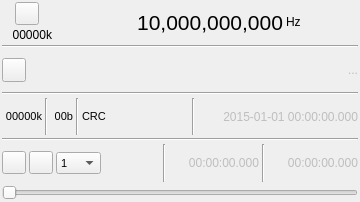
<?xml version="1.0" encoding="UTF-8"?>
<ui version="4.0">
 <class>FileInputGUI</class>
 <widget class="QWidget" name="FileInputGUI">
  <property name="geometry">
   <rect>
    <x>0</x>
    <y>0</y>
    <width>360</width>
    <height>202</height>
   </rect>
  </property>
  <property name="sizePolicy">
   <sizepolicy hsizetype="Fixed" vsizetype="Fixed">
    <horstretch>0</horstretch>
    <verstretch>0</verstretch>
   </sizepolicy>
  </property>
  <property name="minimumSize">
   <size>
    <width>360</width>
    <height>202</height>
   </size>
  </property>
  <property name="maximumSize">
   <size>
    <width>380</width>
    <height>202</height>
   </size>
  </property>
  <property name="font">
   <font>
    <family>Liberation Sans</family>
    <pointsize>9</pointsize>
    <italic>false</italic>
    <bold>false</bold>
   </font>
  </property>
  <property name="windowTitle">
   <string>Вх. файл</string>
  </property>
  <layout class="QVBoxLayout" name="verticalLayout">
   <property name="spacing">
    <number>3</number>
   </property>
   <property name="leftMargin">
    <number>2</number>
   </property>
   <property name="topMargin">
    <number>2</number>
   </property>
   <property name="rightMargin">
    <number>2</number>
   </property>
   <property name="bottomMargin">
    <number>2</number>
   </property>
   <item>
    <layout class="QHBoxLayout" name="horizontalLayout_freq">
     <item>
      <layout class="QVBoxLayout" name="deviceUILayout">
       <item>
        <layout class="QHBoxLayout" name="deviceButtonsLayout">
         <item>
          <widget class="ButtonSwitch" name="startStop">
           <property name="toolTip">
            <string>старт/стоп захвата</string>
           </property>
           <property name="text">
            <string/>
           </property>
           <property name="icon">
            <iconset resource="../../../sdrgui/resources/res.qrc">
             <normaloff>:/play.png</normaloff>
             <normalon>:/stop.png</normalon>:/play.png</iconset>
           </property>
          </widget>
         </item>
        </layout>
       </item>
       <item>
        <layout class="QHBoxLayout" name="deviceRateLayout">
         <item>
          <widget class="QLabel" name="deviceRateText">
           <property name="minimumSize">
            <size>
             <width>50</width>
             <height>0</height>
            </size>
           </property>
           <property name="toolTip">
            <string>Част. I/Q дискр,кВыб/с</string>
           </property>
           <property name="text">
            <string>00000k</string>
           </property>
           <property name="alignment">
            <set>Qt::AlignRight|Qt::AlignTrailing|Qt::AlignVCenter</set>
           </property>
          </widget>
         </item>
        </layout>
       </item>
      </layout>
     </item>
     <item>
      <spacer name="freqLeftSpacer">
       <property name="orientation">
        <enum>Qt::Horizontal</enum>
       </property>
       <property name="sizeHint" stdset="0">
        <size>
         <width>0</width>
         <height>0</height>
        </size>
       </property>
      </spacer>
     </item>
     <item>
      <widget class="QLabel" name="centerFrequency">
       <property name="minimumSize">
        <size>
         <width>170</width>
         <height>0</height>
        </size>
       </property>
       <property name="font">
        <font>
         <family>Liberation Sans</family>
         <pointsize>16</pointsize>
         <italic>false</italic>
         <bold>false</bold>
        </font>
       </property>
       <property name="toolTip">
        <string>Центр. частота записи (Гц)</string>
       </property>
       <property name="text">
        <string>10,000,000,000</string>
       </property>
       <property name="alignment">
        <set>Qt::AlignRight|Qt::AlignTrailing|Qt::AlignVCenter</set>
       </property>
      </widget>
     </item>
     <item>
      <widget class="QLabel" name="freqUnits">
       <property name="text">
        <string>Hz</string>
       </property>
      </widget>
     </item>
     <item>
      <spacer name="freqRightlSpacer">
       <property name="orientation">
        <enum>Qt::Horizontal</enum>
       </property>
       <property name="sizeHint" stdset="0">
        <size>
         <width>0</width>
         <height>0</height>
        </size>
       </property>
      </spacer>
     </item>
    </layout>
   </item>
   <item>
    <widget class="Line" name="line_freq">
     <property name="orientation">
      <enum>Qt::Horizontal</enum>
     </property>
    </widget>
   </item>
   <item>
    <layout class="QHBoxLayout" name="fileSelectionLayout">
     <item>
      <widget class="QPushButton" name="showFileDialog">
       <property name="minimumSize">
        <size>
         <width>24</width>
         <height>24</height>
        </size>
       </property>
       <property name="maximumSize">
        <size>
         <width>24</width>
         <height>24</height>
        </size>
       </property>
       <property name="toolTip">
        <string>Открыть файл</string>
       </property>
       <property name="text">
        <string/>
       </property>
       <property name="icon">
        <iconset resource="../../../sdrgui/resources/res.qrc">
         <normaloff>:/preset-load.png</normaloff>:/preset-load.png</iconset>
       </property>
      </widget>
     </item>
     <item>
      <widget class="QLabel" name="fileNameText">
       <property name="enabled">
        <bool>false</bool>
       </property>
       <property name="toolTip">
        <string>Файл открыт</string>
       </property>
       <property name="text">
        <string>...</string>
       </property>
       <property name="alignment">
        <set>Qt::AlignRight|Qt::AlignTrailing|Qt::AlignVCenter</set>
       </property>
      </widget>
     </item>
    </layout>
   </item>
   <item>
    <widget class="Line" name="line_file">
     <property name="orientation">
      <enum>Qt::Horizontal</enum>
     </property>
    </widget>
   </item>
   <item>
    <layout class="QHBoxLayout" name="rateTimeLayout">
     <item>
      <widget class="QLabel" name="sampleRateText">
       <property name="minimumSize">
        <size>
         <width>40</width>
         <height>0</height>
        </size>
       </property>
       <property name="font">
        <font>
         <family>Liberation Sans</family>
         <pointsize>8</pointsize>
         <italic>false</italic>
         <bold>false</bold>
        </font>
       </property>
       <property name="toolTip">
        <string>Частота дискр. записи (кВыб/с)</string>
       </property>
       <property name="text">
        <string>00000k</string>
       </property>
       <property name="alignment">
        <set>Qt::AlignRight|Qt::AlignTrailing|Qt::AlignVCenter</set>
       </property>
      </widget>
     </item>
     <item>
      <widget class="Line" name="line">
       <property name="orientation">
        <enum>Qt::Vertical</enum>
       </property>
      </widget>
     </item>
     <item>
      <widget class="QLabel" name="sampleSizeText">
       <property name="minimumSize">
        <size>
         <width>22</width>
         <height>0</height>
        </size>
       </property>
       <property name="font">
        <font>
         <family>Liberation Sans</family>
         <pointsize>8</pointsize>
         <italic>false</italic>
         <bold>false</bold>
        </font>
       </property>
       <property name="toolTip">
        <string>Разрядность записи (бит)</string>
       </property>
       <property name="text">
        <string>00b</string>
       </property>
       <property name="alignment">
        <set>Qt::AlignRight|Qt::AlignTrailing|Qt::AlignVCenter</set>
       </property>
      </widget>
     </item>
     <item>
      <widget class="Line" name="line_2">
       <property name="orientation">
        <enum>Qt::Vertical</enum>
       </property>
      </widget>
     </item>
     <item>
      <widget class="QLabel" name="crcLabel">
       <property name="font">
        <font>
         <family>Liberation Sans</family>
         <pointsize>8</pointsize>
         <italic>false</italic>
         <bold>false</bold>
        </font>
       </property>
       <property name="toolTip">
        <string>CRC: Зелёный: ОК, Красный: ошибка, Серый: н/д</string>
       </property>
       <property name="text">
        <string>CRC</string>
       </property>
      </widget>
     </item>
     <item>
      <spacer name="horizontalSpacer">
       <property name="orientation">
        <enum>Qt::Horizontal</enum>
       </property>
       <property name="sizeHint" stdset="0">
        <size>
         <width>40</width>
         <height>20</height>
        </size>
       </property>
      </spacer>
     </item>
     <item>
      <widget class="Line" name="absTimeLine">
       <property name="orientation">
        <enum>Qt::Vertical</enum>
       </property>
      </widget>
     </item>
     <item>
      <widget class="QLabel" name="absTimeText">
       <property name="enabled">
        <bool>false</bool>
       </property>
       <property name="minimumSize">
        <size>
         <width>160</width>
         <height>0</height>
        </size>
       </property>
       <property name="toolTip">
        <string>Абс. время записи</string>
       </property>
       <property name="text">
        <string>2015-01-01 00:00:00.000</string>
       </property>
       <property name="alignment">
        <set>Qt::AlignRight|Qt::AlignTrailing|Qt::AlignVCenter</set>
       </property>
      </widget>
     </item>
    </layout>
   </item>
   <item>
    <widget class="Line" name="line_rate">
     <property name="orientation">
      <enum>Qt::Horizontal</enum>
     </property>
    </widget>
   </item>
   <item>
    <layout class="QHBoxLayout" name="playControllLayout">
     <item>
      <widget class="ButtonSwitch" name="playLoop">
       <property name="toolTip">
        <string>Воспроизводить по кругу</string>
       </property>
       <property name="text">
        <string/>
       </property>
       <property name="icon">
        <iconset resource="../../../sdrgui/resources/res.qrc">
         <normaloff>:/playloop.png</normaloff>:/playloop.png</iconset>
       </property>
       <property name="iconSize">
        <size>
         <width>16</width>
         <height>16</height>
        </size>
       </property>
       <property name="checkable">
        <bool>true</bool>
       </property>
      </widget>
     </item>
     <item>
      <widget class="ButtonSwitch" name="play">
       <property name="toolTip">
        <string>Стоп / Воспр. / Пауза</string>
       </property>
       <property name="text">
        <string/>
       </property>
       <property name="icon">
        <iconset resource="../../../sdrgui/resources/res.qrc">
         <normaloff>:/play.png</normaloff>
         <normalon>:/pause.png</normalon>
         <disabledoff>:/stop.png</disabledoff>
         <disabledon>:/stop.png</disabledon>
         <activeoff>:/play.png</activeoff>
         <activeon>:/pause.png</activeon>
         <selectedoff>:/play.png</selectedoff>
         <selectedon>:/pause.png</selectedon>:/play.png</iconset>
       </property>
       <property name="iconSize">
        <size>
         <width>16</width>
         <height>16</height>
        </size>
       </property>
       <property name="checkable">
        <bool>true</bool>
       </property>
       <property name="checked">
        <bool>false</bool>
       </property>
      </widget>
     </item>
     <item>
      <widget class="QComboBox" name="acceleration">
       <property name="minimumSize">
        <size>
         <width>45</width>
         <height>0</height>
        </size>
       </property>
       <property name="maximumSize">
        <size>
         <width>45</width>
         <height>16777215</height>
        </size>
       </property>
       <property name="font">
        <font>
         <family>Liberation Sans</family>
         <pointsize>8</pointsize>
         <italic>false</italic>
         <bold>false</bold>
        </font>
       </property>
       <property name="toolTip">
        <string>Фактор ускорения</string>
       </property>
       <item>
        <property name="text">
         <string>1</string>
        </property>
       </item>
       <item>
        <property name="text">
         <string>2</string>
        </property>
       </item>
       <item>
        <property name="text">
         <string>5</string>
        </property>
       </item>
       <item>
        <property name="text">
         <string>10</string>
        </property>
       </item>
       <item>
        <property name="text">
         <string>20</string>
        </property>
       </item>
       <item>
        <property name="text">
         <string>50</string>
        </property>
       </item>
       <item>
        <property name="text">
         <string>100</string>
        </property>
       </item>
       <item>
        <property name="text">
         <string>200</string>
        </property>
       </item>
       <item>
        <property name="text">
         <string>500</string>
        </property>
       </item>
       <item>
        <property name="text">
         <string>1k</string>
        </property>
       </item>
      </widget>
     </item>
     <item>
      <spacer name="horizontalSpacer_2">
       <property name="orientation">
        <enum>Qt::Horizontal</enum>
       </property>
       <property name="sizeHint" stdset="0">
        <size>
         <width>40</width>
         <height>20</height>
        </size>
       </property>
      </spacer>
     </item>
     <item>
      <widget class="Line" name="linePlay1">
       <property name="orientation">
        <enum>Qt::Vertical</enum>
       </property>
      </widget>
     </item>
     <item>
      <widget class="QLabel" name="relTimeText">
       <property name="enabled">
        <bool>false</bool>
       </property>
       <property name="minimumSize">
        <size>
         <width>90</width>
         <height>0</height>
        </size>
       </property>
       <property name="toolTip">
        <string>Время от начала</string>
       </property>
       <property name="text">
        <string>00:00:00.000</string>
       </property>
       <property name="alignment">
        <set>Qt::AlignRight|Qt::AlignTrailing|Qt::AlignVCenter</set>
       </property>
      </widget>
     </item>
     <item>
      <widget class="Line" name="linePlay2">
       <property name="orientation">
        <enum>Qt::Vertical</enum>
       </property>
      </widget>
     </item>
     <item>
      <widget class="QLabel" name="recordLengthText">
       <property name="enabled">
        <bool>false</bool>
       </property>
       <property name="minimumSize">
        <size>
         <width>90</width>
         <height>0</height>
        </size>
       </property>
       <property name="toolTip">
        <string>Длит. записи</string>
       </property>
       <property name="text">
        <string>00:00:00.000</string>
       </property>
       <property name="alignment">
        <set>Qt::AlignRight|Qt::AlignTrailing|Qt::AlignVCenter</set>
       </property>
      </widget>
     </item>
    </layout>
   </item>
   <item>
    <layout class="QHBoxLayout" name="horizontalLayout_nav">
     <item>
      <widget class="QSlider" name="navTimeSlider">
       <property name="toolTip">
        <string>Навигатор времени</string>
       </property>
       <property name="maximum">
        <number>1000</number>
       </property>
       <property name="pageStep">
        <number>1</number>
       </property>
       <property name="orientation">
        <enum>Qt::Horizontal</enum>
       </property>
      </widget>
     </item>
    </layout>
   </item>
  </layout>
 </widget>
 <customwidgets>
  <customwidget>
   <class>ButtonSwitch</class>
   <extends>QToolButton</extends>
   <header>gui/buttonswitch.h</header>
  </customwidget>
 </customwidgets>
 <resources>
  <include location="../../../sdrgui/resources/res.qrc"/>
 </resources>
 <connections/>
</ui>
